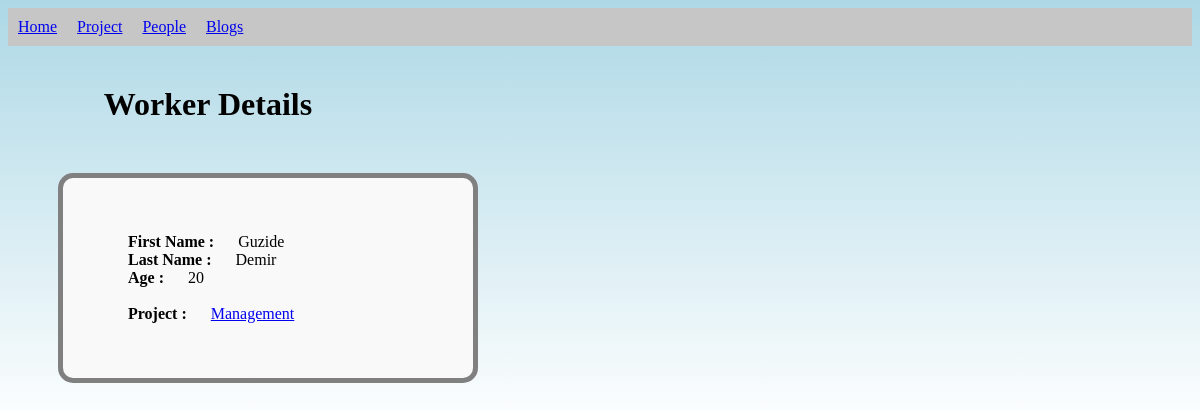
The page /Lab/People/Guzide_Demir/ on the database its author committed.
### Lab/models.py (models this page shows, shortened)
class Worker(models.Model):
    FirstName = models.CharField(max_length=100)
    LastName = models.CharField(max_length=100)
    Age = models.IntegerField(default=0)
    MyProject = models.ForeignKey("Project", blank=True, on_delete=models.SET_NULL, null=True)

class Project(models.Model):
    Name = models.CharField(max_length=250)
    Budget = models.IntegerField(default=0)
    Workers = models.ManyToManyField("Worker", blank=True)

### Lab/views.py (the view)
# urls.py: url(r'^/People/(?P<PrimaryKey>[a-z|A-z]+)', views.DisplaySingleWorker),
def DisplaySingleWorker(request, PrimaryKey):
    PrimaryKey1 = PrimaryKey.split("_")
    PrimaryKey1=PrimaryKey1[0]
    WorkerName = models.Worker.objects.get(FirstName=PrimaryKey1)
    person = {"person": WorkerName}
    return render(request, "SingleWorker.html", person)

### templates/SingleWorker.html (shortened to what this page needs)
<!doctype html>
<html>
 {% extends 'base.html' %}
{% block Display %}
     {% load staticfiles %}
  <link rel="stylesheet" href="{% static 'css/main.css'%}">
<body>
  <h1>Worker Details</h1>
  <div class="info">
	<div>
		<p class="tag">First Name :</p>
		<p class="text"> {{ person.FirstName }}</p>
	</div>
	<div>
		<p class="tag">Last Name :</p>
		<p class="text">{{ person.LastName }}</p>
	</div>
	<div>
		<p class="tag">Age :</p>
		<p class="text">{{ person.Age }}</p>
	</div>
	  <br>
	<div>
		<p class="tag">Project :</p>
		<a href="/Lab/Project/{{ person.MyProject.Name }}/" class="text">{{ person.MyProject.Name }}</a>
	</div>
  </div>
</body>
{% endblock %}

### static/css/main.css (style rules this page uses)
html { background: linear-gradient(lightblue, white); background-repeat: no-repeat; }
h1 { margin: 40px 50px 0px 50px; text-align: center; width: 300px; }
.info { background: #f9f9f9; float: left; width: 300px; border: 5px solid grey; padding: 55px; margin: 50px; border-radius: 15px; }
.text, .tag { display: inline; padding: 10px; }
.tag { font-weight: bold; }

### rows shown on the page
Worker: FirstName "Guzide", LastName "Demir", Age "20", MyProject.Name "Management"
